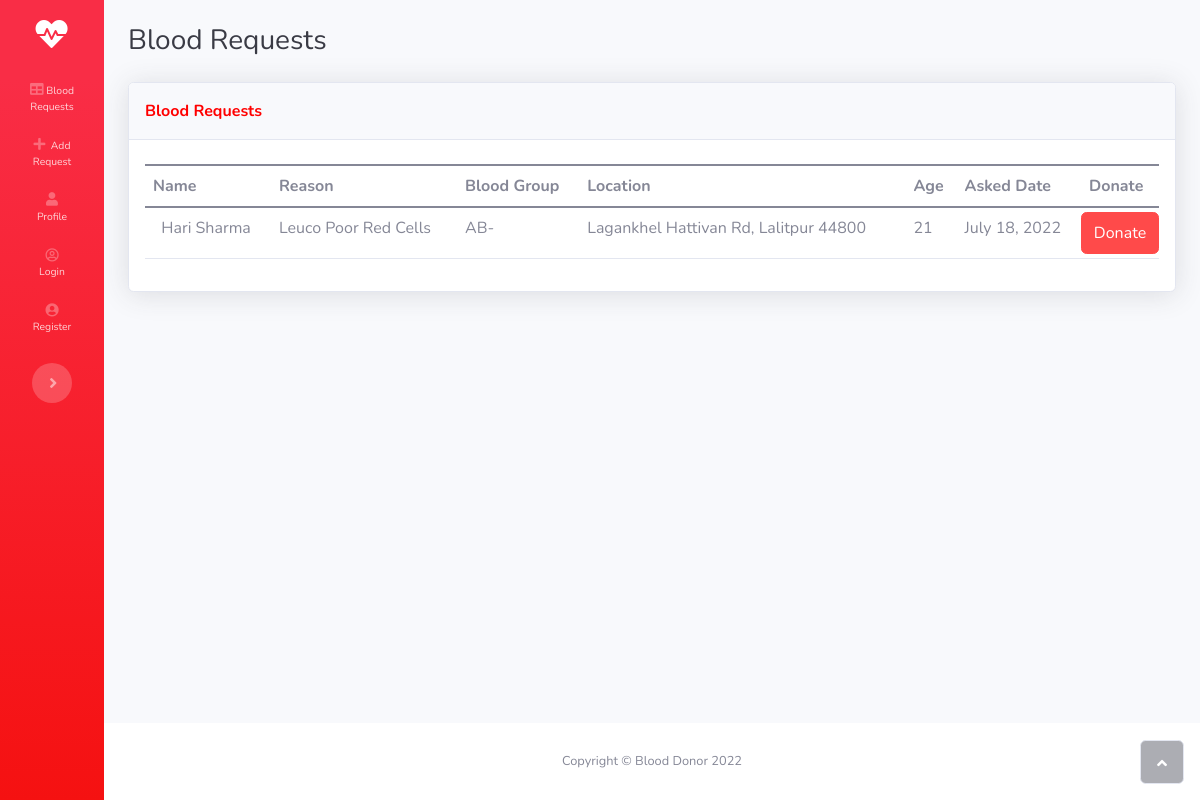
Before: / with the older database file.
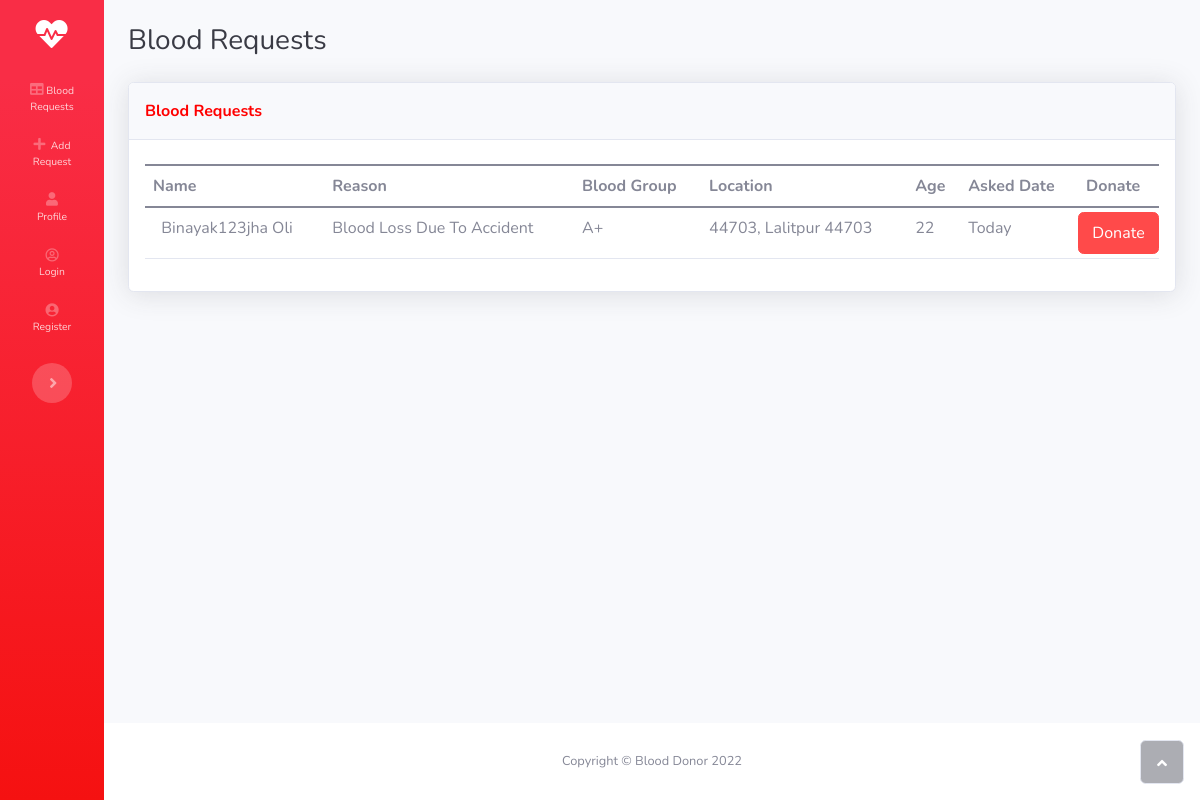
After: the same page with the newer database file.
### core/models.py (models this page shows, shortened)
class Blood_form(models.Model):
    id = models.AutoField(primary_key=True)
    name = models.CharField(max_length=50)
    email = models.EmailField(max_length=50)
    first_name = models.CharField(max_length=50)
    last_name = models.CharField(max_length=50)
    Age = models.IntegerField()
    blood_group = models.CharField(max_length=50)
    address = models.CharField(max_length=50)
    province = models.CharField(max_length=50)
    city = models.CharField(max_length=50)
    report = models.FileField(upload_to='media', blank = False, null = False)
    reason = models.CharField(max_length=50, blank=True, null=True, default=None)
    time = models.DateTimeField(auto_now_add=True, null=True)

### core/views.py (the view)
# urls.py: path('', views.Tabs.index, name='index'),
    def index(self):
        blood_request_list = Blood_form.objects.all()
        context = {'blood_request_list': blood_request_list}
        return render(self, 'blood_requests.html', context)

### core/templates/blood_requests.html (shortened to what this page needs)
<!DOCTYPE html>
<html>
{% load static %}
<head>
	{% include 'ELEMENTS/head_links.html' %}
</head>
<body id="page-top">
    <div id="wrapper">
    {% include 'ELEMENTS/navigation.html' %}
        <div class="d-flex flex-column" id="content-wrapper">
            <div id="content">
				{% include 'ELEMENTS/top_navbar.html' %}
                <div class="container-fluid">
                    <h3 class="text-dark mb-4">Blood Requests</h3>
                    <div class="card shadow">
                        <div class="card-header py-3">
                            <p class="text-primary m-0 fw-bold">Blood Requests</p>
                        </div>
                        <div class="card-body text-capitalize">
                            <div class="table-responsive table mt-2" id="dataTable" role="grid"
                                aria-describedby="dataTable_info">
                                <table class="table my-0" id="dataTable">
                                    <thead>
                                        <tr>
                                            <th>Name</th>
                                            <th>Reason</th>
                                            <th>Blood Group</th>
                                            <th>Location</th>
                                            <th>Age</th>
                                            <th>Asked Date</th>
                                            <th>Donate</th>
                                        </tr>
                                    </thead>
                                    <tbody>
                                        {% load humanize %}
                                        {% for item in blood_request_list %}
                                        <tr>
                                            <td>&nbsp; {{item.first_name }} {{item.last_name}} </td>
                                            <td class="text-capitalize">{{ item.reason }}</td>
                                            <td class="text-capitalize">{{item.blood_group}}</td>
                                            <td>{{ item.address }}</td>
                                            <td>{{ item.Age }}</td>
                                            <td>{{ item.time | naturalday}}</td>
                                            <td class="btn-danger btn mt-1 mb-1"
                                                style="background: #ff4a4a;border: 1px solid #ff4a4a;width: 100%;" id="donate-{{item.id}}" data-bs-toggle="modal" data-bs-target="#exampleModal-{{item.id}}">
                                                Donate</td>
                                        </tr>
        {% endfor %}
    </tbody>
</table>
</div>
        </div>
    </div>
</div>
</div>
           {% include 'ELEMENTS/footer.html' %}
        </div><a class="border rounded d-inline scroll-to-top" href="#page-top"><i class="fas fa-angle-up"></i></a>
    </div>
</body>
</html>

Changed rows visible on the page:
removed Blood_form: first_name "Hari", last_name "Sharma", reason "Leuco Poor Red Cells", blood_group "AB-", address "Lagankhel Hattivan Rd, Lalitpur 44800", Age "21", time "July 18, 2022"
added Blood_form: first_name "Binayak123jha", last_name "Oli", reason "Blood Loss Due To Accident", blood_group "A+", address "44703, Lalitpur 44703", Age "22", time "Today", {{ item.id }} 1 (drawn)
